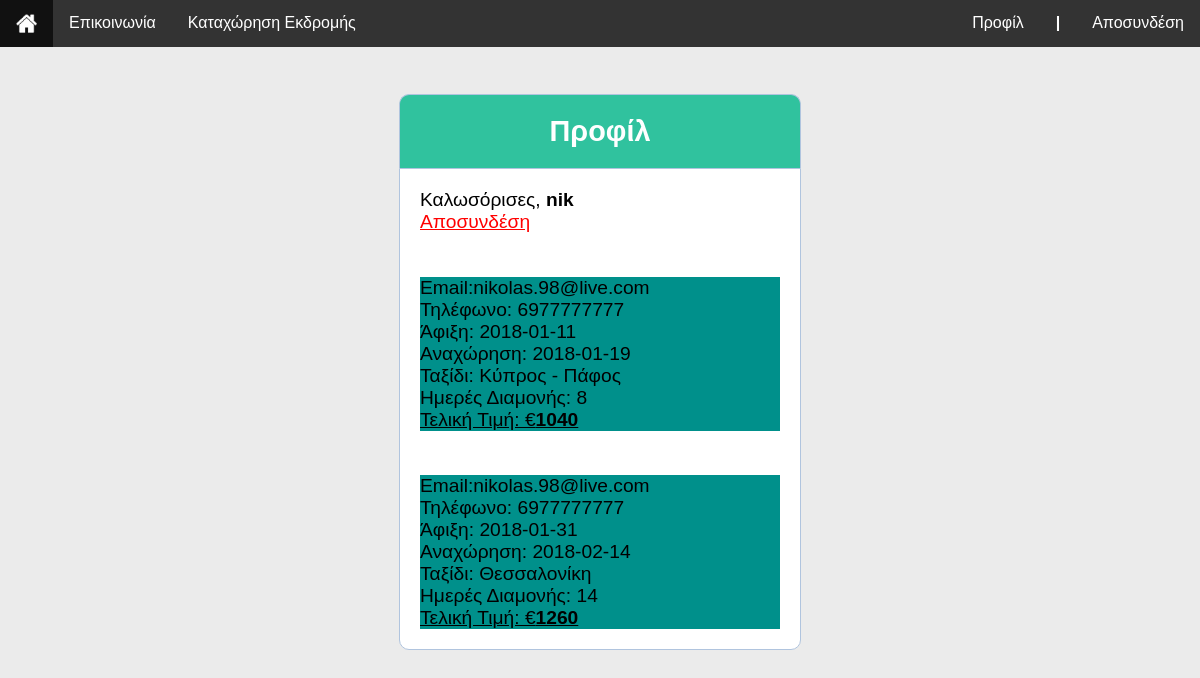
The app's page /profile.php (signed in) with its own data.
### tables this page shows
CREATE TABLE `kataxwriseis` (
  `ID` int(11) NOT NULL,
  `Username` varchar(255) NOT NULL,
  `Fullname` varchar(255) NOT NULL,
  `Phone_Number` varchar(255) NOT NULL,
  `Email` varchar(255) NOT NULL,
  `Arrival` date NOT NULL,
  `Departure` date NOT NULL,
  `Trip` varchar(255) NOT NULL,
  `Hmeres_Diamonis` varchar(255) NOT NULL,
  `Tickets` varchar(255) NOT NULL,
  `Teliki_Timi` varchar(255) NOT NULL
);

### profile.php (the view, shortened to what this page needs)
<!DOCTYPE html>
<html>
  <head>
    <link rel="stylesheet" type="text/css" href="LoginRegisterStyle.css">
  </head>
  <body>
    <ul>
      <li><a href="index.php">
        <img style="width:21px; height:19px;" src="home.png" alt="">
      </a></li>
      <li><a href="Contact.php">Επικοινωνία</a></li>
      <li><a href="KataxwrisiEkdromis.php">Καταχώρηση Εκδρομής</a></li>
      <?php
        if(isset($_SESSION['username'])) {
          echo '<a class="register-login" href="logout.php">Αποσυνδέση</a><a class="register-login-slash"><b>|</b></a><a class="register-login" href="profile.php">Προφίλ</a>'; }
        else {
          echo '<a class="register-login" href="login.php">Σύνδεση</a><a class="register-login-slash"><b>/</b></a><a class="register-login" href="register.php">Εγγραφή</a>'; } ?>
    </ul>
    <div style="font-size: 120%;">
    <br><br>
        <div class="header">
        	<h2>Προφίλ</h2>
        </div>
        <div class="content">
        <?php  if (isset($_SESSION['username'])) : ?>
        	<p>Καλωσόρισες, <strong><?php echo $_SESSION['username']; ?></strong></p>
        	<p> <a href="profile.php?logout='1'" style="color: red;">Αποσυνδέση</a> </p>
        <?php endif ?>
        <?php
          $con = mysqli_connect('127.0.0.1','root','');
          mysqli_select_db ($con,'ekdromes');
          mysqli_set_charset($con, "utf8");
          $data=$_SESSION['username'];
          $sql = "SELECT Fullname, Phone_Number, Email, Arrival, Departure, Trip, Hmeres_Diamonis, Tickets, Teliki_Timi FROM kataxwriseis WHERE username='$data'";
          $result = $con->query($sql);
          if ($result->num_rows > 0) {
              while($row = $result->fetch_assoc()) {
                  echo "<p class='box'><br><br>" . "<div style='color:black;background-color: #00908B;'>Email:" . $row["Email"]."<br>" . "Τηλέφωνο: " . $row["Phone_Number"]."<br>" . "Άφιξη: " . $row["Arrival"]."<br>" . "Αναχώρηση: " . $row["Departure"]."<br>" . "Ταξίδι: " . $row["Trip"]."<br>" . "Ημερές Διαμονής: ".$row["Hmeres_Diamonis"]."<br>" . "<ins>Τελική Τιμή: €<b>" . $row["Teliki_Timi"]."</b>"."</b><br>" . "</ins></div></p>";
              }
          } else {
            echo "<br>Έχετε 0 καταχωρήσεις";
          }
        ?>
    </div>
  </div>
  </body>
</html>

### LoginRegisterStyle.css (style rules this page uses)
body { margin: 0; background-color: #EBEBEB; font-family: Verdana, sans-serif; }
img { vertical-align: middle; }
ul { list-style-type: none; margin: 0; padding: 0; overflow: hidden; background-color: #333; position: fixed; width: 100%; }
li { float: left; }
li a { transition: 0.2s linear; -webkit-transition: 0.2s linear; display: block; color: white; font-family: "Arial"; padding: 14px 16px; text-decoration: none; }
.register-login { transition: 0.2s linear; -webkit-transition: 0.2s linear; float: right; color: white; font-family: "Arial"; padding: 14px 16px; text-decoration: none; }
.register-login-slash { float: right; color: white; font-family: "Arial"; padding: 14px 16px; text-decoration: none; }
* { margin: 0px; padding: 0px; }
.header { width: 30%; margin: 50px auto 0px; color: white; background: #30C29E; text-align: center; border: 1px solid #B0C4DE; border-bottom: none; border-radius: 10px 10px 0px 0px; padding: 20px; }
form, .content { width: 30%; margin: 0px auto; padding: 20px; border: 1px solid #B0C4DE; background: white; border-radius: 0px 0px 10px 10px; }

### records on screen
kataxwriseis: Email "nikolas.98@live.com", Phone_Number "6977777777", Arrival "2018-01-11", Departure "2018-01-19", Trip "Κύπρος - Πάφος", Hmeres_Diamonis "8", Teliki_Timi "1040"
kataxwriseis: Email "nikolas.98@live.com", Phone_Number "6977777777", Arrival "2018-01-31", Departure "2018-02-14", Trip "Θεσσαλονίκη", Hmeres_Diamonis "14", Teliki_Timi "1260"

### other values on screen
$_SESSION['username'] "nik"
